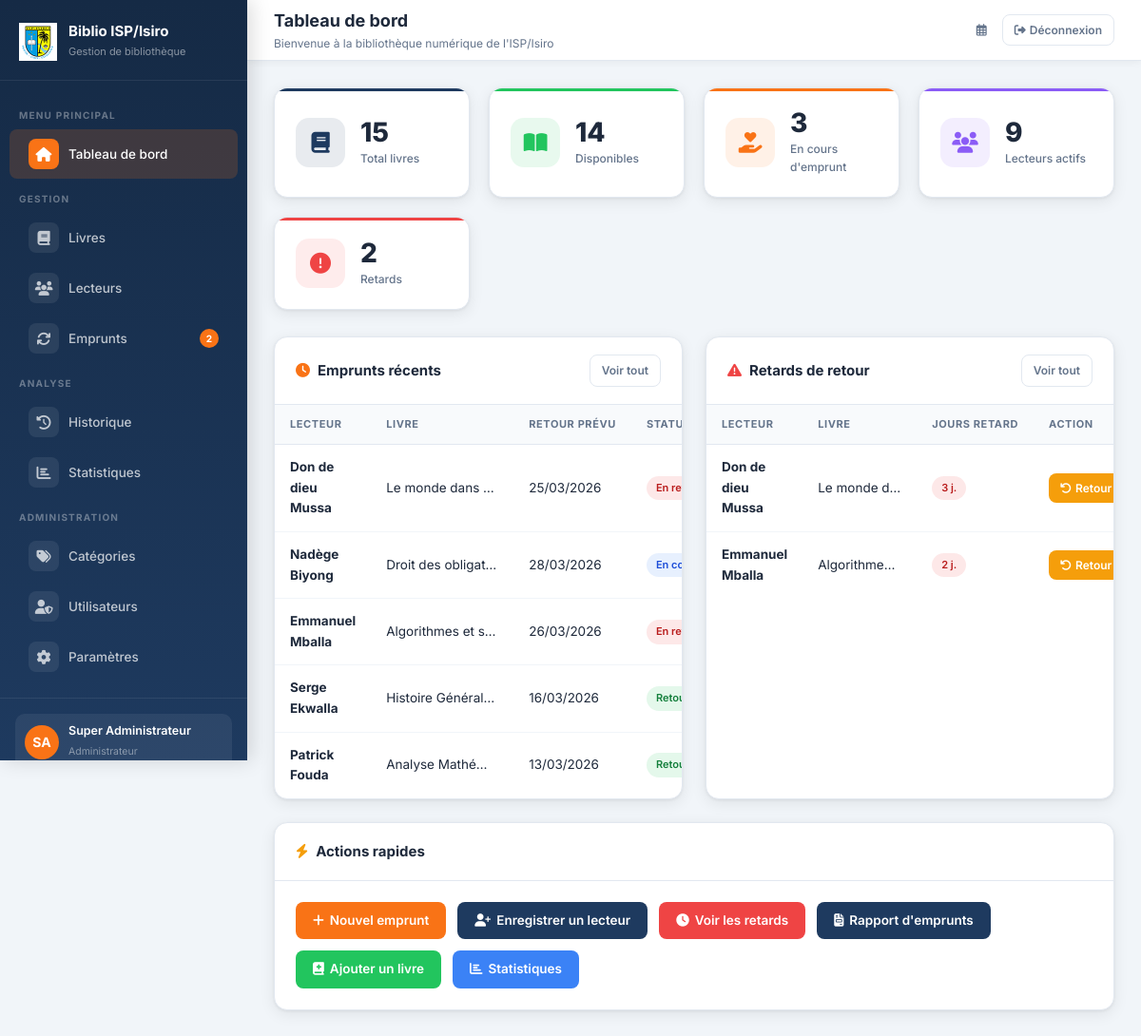
Page /tableau-de-bord/ (signed in) on the committed database.
### bibliotheque/models.py (models this page shows, shortened)
class Utilisateur(AbstractUser):
    ROLE_CHOICES = [
        ('admin', 'Administrateur'),
        ('gestionnaire', 'Gestionnaire'),
    ]
    role = models.CharField(max_length=20, choices=ROLE_CHOICES, default='gestionnaire')
    telephone = models.CharField(max_length=20, blank=True)
    def est_admin(self):
        return self.role == 'admin'
    class Meta:
        verbose_name = 'Utilisateur'
        verbose_name_plural = 'Utilisateurs'

class Emprunt(models.Model):
    STATUT_CHOICES = [
        ('en_cours', 'En cours'),
        ('retourne', 'Retourné'),
        ('en_retard', 'En retard'),
    ]
    lecteur = models.ForeignKey(Lecteur, on_delete=models.CASCADE, related_name='emprunts')
    livre = models.ForeignKey(Livre, on_delete=models.CASCADE, related_name='emprunts')
    date_emprunt = models.DateField(default=timezone.now)
    date_retour_prevue = models.DateField()
    date_retour_effective = models.DateField(null=True, blank=True)
    statut = models.CharField(max_length=20, choices=STATUT_CHOICES, default='en_cours')
    notes = models.TextField(blank=True)
    penalite = models.DecimalField(max_digits=8, decimal_places=2, default=0)
    enregistre_par = models.ForeignKey(
        Utilisateur, on_delete=models.SET_NULL, null=True, blank=True, related_name='emprunts_geres'
    )
    def jours_retard(self):
        if self.statut == 'retourne' and self.date_retour_effective:
            delta = self.date_retour_effective - self.date_retour_prevue
        else:
            from datetime import date
            delta = date.today() - self.date_retour_prevue
        return max(0, delta.days)
    class Meta:
        verbose_name = 'Emprunt'
        verbose_name_plural = 'Emprunts'
        ordering = ['-date_emprunt']

class Lecteur(models.Model):
    nom = models.CharField(max_length=100)
    prenom = models.CharField(max_length=100)
    email = models.EmailField(blank=True)
    telephone = models.CharField(max_length=20, blank=True)
    adresse = models.TextField(blank=True)
    date_inscription = models.DateField(default=timezone.now)
    actif = models.BooleanField(default=True)
    def nom_complet(self):
        return f"{self.prenom} {self.nom}"
    class Meta:
        verbose_name = 'Lecteur'
        verbose_name_plural = 'Lecteurs'
        ordering = ['nom', 'prenom']

class Livre(models.Model):
    titre = models.CharField(max_length=200)
    auteur = models.CharField(max_length=200)
    categorie = models.ForeignKey(Categorie, on_delete=models.SET_NULL, null=True, blank=True, related_name='livres')
    isbn = models.CharField(max_length=20, blank=True)
    annee_publication = models.IntegerField(null=True, blank=True)
    editeur = models.CharField(max_length=150, blank=True)
    quantite_totale = models.PositiveIntegerField(default=1)
    quantite_disponible = models.PositiveIntegerField(default=1)
    description = models.TextField(blank=True)
    date_ajout = models.DateTimeField(auto_now_add=True)
    class Meta:
        verbose_name = 'Livre'
        verbose_name_plural = 'Livres'
        ordering = ['titre']

### bibliotheque/views.py (the view)
# urls.py: path('tableau-de-bord/', views.tableau_bord, name='tableau_bord'),
@gestionnaire_ou_admin_required
def tableau_bord(request):
    mettre_a_jour_retards()
    total_livres = Livre.objects.count()
    livres_disponibles = Livre.objects.filter(quantite_disponible__gt=0).count()
    livres_empruntes = Emprunt.objects.filter(statut__in=['en_cours', 'en_retard']).count()
    total_lecteurs = Lecteur.objects.filter(actif=True).count()
    total_retards = Emprunt.objects.filter(statut='en_retard').count()
    emprunts_recents = Emprunt.objects.select_related('lecteur', 'livre').order_by('-date_emprunt')[:5]
    retards = Emprunt.objects.select_related('lecteur', 'livre').filter(statut='en_retard').order_by('date_retour_prevue')[:5]
    context = {
        'total_livres': total_livres,
        'livres_disponibles': livres_disponibles,
        'livres_empruntes': livres_empruntes,
        'total_lecteurs': total_lecteurs,
        'total_retards': total_retards,
        'emprunts_recents': emprunts_recents,
        'retards': retards,
    }
    return render(request, 'bibliotheque/dashboard.html', context)

### bibliotheque/views.py (called while the page is built)
def mettre_a_jour_retards():
    today = date.today()
    Emprunt.objects.filter(
        statut='en_cours',
        date_retour_prevue__lt=today
    ).update(statut='en_retard')

### bibliotheque/templates/bibliotheque/dashboard.html (shortened to what this page needs)
{% extends 'bibliotheque/base.html' %}
{% block page_title %}Tableau de bord{% endblock %}
{% block page_subtitle %}Bienvenue à la bibliothèque numérique de l'ISP/Isiro{% endblock %}
{% block content %}
<div class="stat-grid">
  <div class="stat-card blue">
    <div class="stat-icon blue"><i class="fas fa-book"></i></div>
    <div class="stat-info">
      <div class="stat-value">{{ total_livres }}</div>
      <div class="stat-label">Total livres</div>
    </div>
  </div>
  <div class="stat-card green">
    <div class="stat-icon green"><i class="fas fa-book-open"></i></div>
    <div class="stat-info">
      <div class="stat-value">{{ livres_disponibles }}</div>
      <div class="stat-label">Disponibles</div>
    </div>
  </div>
  <div class="stat-card orange">
    <div class="stat-icon orange"><i class="fas fa-hand-holding-heart"></i></div>
    <div class="stat-info">
      <div class="stat-value">{{ livres_empruntes }}</div>
      <div class="stat-label">En cours d'emprunt</div>
    </div>
  </div>
  <div class="stat-card purple">
    <div class="stat-icon purple"><i class="fas fa-users"></i></div>
    <div class="stat-info">
      <div class="stat-value">{{ total_lecteurs }}</div>
      <div class="stat-label">Lecteurs actifs</div>
    </div>
  </div>
  {% if total_retards > 0 %}
  <div class="stat-card red">
    <div class="stat-icon red"><i class="fas fa-exclamation-circle"></i></div>
    <div class="stat-info">
      <div class="stat-value">{{ total_retards }}</div>
      <div class="stat-label">Retards</div>
    </div>
  </div>
  {% endif %}
</div>
<div style="display:grid;grid-template-columns:1fr 1fr;gap:24px;">
  <div class="card">
    <div class="card-header">
      <span class="card-title"><i class="fas fa-clock" style="color:var(--accent)"></i> Emprunts récents</span>
      <a href="{% url 'bibliotheque:liste_emprunts' %}" class="btn btn-outline btn-sm">Voir tout</a>
    </div>
    <div class="table-wrapper">
      <table>
        <thead>
          <tr>
            <th>Lecteur</th>
            <th>Livre</th>
            <th>Retour prévu</th>
            <th>Statut</th>
          </tr>
        </thead>
        <tbody>
          {% for emprunt in emprunts_recents %}
          <tr>
            <td><strong>{{ emprunt.lecteur.nom_complet }}</strong></td>
            <td style="max-width:150px;overflow:hidden;text-overflow:ellipsis;white-space:nowrap">{{ emprunt.livre.titre }}</td>
            <td>{{ emprunt.date_retour_prevue|date:"d/m/Y" }}</td>
            <td>
              {% if emprunt.statut == 'en_cours' %}<span class="badge badge-info">En cours</span>
              {% elif emprunt.statut == 'retourne' %}<span class="badge badge-success">Retourné</span>
              {% elif emprunt.statut == 'en_retard' %}<span class="badge badge-danger">En retard</span>{% endif %}
            </td>
          </tr>
          {% empty %}
          <tr><td colspan="4" style="text-align:center;color:var(--text-muted);padding:24px">Aucun emprunt récent.</td></tr>
          {% endfor %}
        </tbody>
      </table>
    </div>
  </div>
  <div class="card">
    <div class="card-header">
      <span class="card-title"><i class="fas fa-exclamation-triangle" style="color:var(--danger)"></i> Retards de retour</span>
      <a href="{% url 'bibliotheque:liste_emprunts' %}?statut=en_retard" class="btn btn-outline btn-sm">Voir tout</a>
    </div>
    <div class="table-wrapper">
      <table>
        <thead>
          <tr>
            <th>Lecteur</th>
            <th>Livre</th>
            <th>Jours retard</th>
            <th>Action</th>
          </tr>
        </thead>
        <tbody>
          {% for emprunt in retards %}
          <tr>
            <td><strong>{{ emprunt.lecteur.nom_complet }}</strong></td>
            <td style="max-width:120px;overflow:hidden;text-overflow:ellipsis;white-space:nowrap">{{ emprunt.livre.titre }}</td>
            <td><span class="badge badge-danger">{{ emprunt.jours_retard }} j.</span></td>
            <td>
              <a href="{% url 'bibliotheque:retour_livre' emprunt.pk %}" class="btn btn-warning btn-sm">
                <i class="fas fa-undo"></i> Retour
              </a>
            </td>
          </tr>
          {% empty %}
          <tr><td colspan="4" style="text-align:center;color:var(--text-muted);padding:24px"><i class="fas fa-check-circle" style="color:var(--success)"></i> Aucun retard !</td></tr>
          {% endfor %}
        </tbody>
      </table>
    </div>
  </div>
</div>
<div class="card" style="margin-top:24px;">
  <div class="card-header">
    <span class="card-title"><i class="fas fa-bolt" style="color:var(--warning)"></i> Actions rapides</span>
  </div>
  <div class="card-body" style="display:flex;gap:12px;flex-wrap:wrap;">
    <a href="{% url 'bibliotheque:nouvel_emprunt' %}" class="btn btn-accent">
      <i class="fas fa-plus"></i> Nouvel emprunt
    </a>
    <a href="{% url 'bibliotheque:ajouter_lecteur' %}" class="btn btn-primary">
      <i class="fas fa-user-plus"></i> Enregistrer un lecteur
    </a>
    <a href="{% url 'bibliotheque:liste_emprunts' %}?statut=en_retard" class="btn btn-danger">
      <i class="fas fa-clock"></i> Voir les retards
    </a>
    <a href="{% url 'bibliotheque:rapport_emprunts' %}" class="btn btn-primary">
      <i class="fas fa-file-invoice"></i> Rapport d'emprunts
    </a>
    {% if request.user.est_admin %}
    <a href="{% url 'bibliotheque:ajouter_livre' %}" class="btn btn-success">
      <i class="fas fa-book-medical"></i> Ajouter un livre
    </a>
    <a href="{% url 'bibliotheque:statistiques' %}" class="btn btn-info">
      <i class="fas fa-chart-bar"></i> Statistiques
    </a>
    {% endif %}
  </div>
</div>
{% endblock %}

### bibliotheque/templates/bibliotheque/base.html (shortened to what this page needs)
{% load static %}
<!DOCTYPE html>
<html lang="fr">
<head>
  <link rel="stylesheet" href="{% static 'bibliotheque/css/style.css' %}"/>
  <link rel="stylesheet" href="https://cdnjs.cloudflare.com/ajax/libs/font-awesome/6.5.0/css/all.min.css"/>
</head>
<body>
<aside class="sidebar" id="sidebar">
  <div class="sidebar-brand">
    <div class="brand-icon">
      <img src="{% static 'bibliotheque/img/logo_isp.png' %}" alt="ISP" style="max-width: 40px; height: auto;">
    </div>
    <div class="brand-text">
      <h2>Biblio ISP/Isiro</h2>
      <small>Gestion de bibliothèque</small>
    </div>
  </div>
  <ul class="sidebar-nav">
    <li class="nav-section-label">MENU PRINCIPAL</li>
    <li>
      <a href="{% url 'bibliotheque:tableau_bord' %}" {% if request.resolver_match.url_name == 'tableau_bord' %}class="active"{% endif %}>
        <span class="nav-icon"><i class="fas fa-home"></i></span> Tableau de bord
      </a>
    </li>
    <li class="nav-section-label">GESTION</li>
    <li>
      <a href="{% url 'bibliotheque:liste_livres' %}" {% if 'livre' in request.resolver_match.url_name %}class="active"{% endif %}>
        <span class="nav-icon"><i class="fas fa-book"></i></span> Livres
      </a>
    </li>
    <li>
      <a href="{% url 'bibliotheque:liste_lecteurs' %}" {% if 'lecteur' in request.resolver_match.url_name %}class="active"{% endif %}>
        <span class="nav-icon"><i class="fas fa-users"></i></span> Lecteurs
      </a>
    </li>
    <li>
      <a href="{% url 'bibliotheque:liste_emprunts' %}" {% if 'emprunt' in request.resolver_match.url_name or request.resolver_match.url_name == 'retour_livre' %}class="active"{% endif %}>
        <span class="nav-icon"><i class="fas fa-sync"></i></span> Emprunts
        {% if total_retards and total_retards > 0 %}
          <span class="nav-badge">{{ total_retards }}</span>
        {% endif %}
      </a>
    </li>
    <li class="nav-section-label">ANALYSE</li>
    <li>
      <a href="{% url 'bibliotheque:historique' %}" {% if request.resolver_match.url_name == 'historique' %}class="active"{% endif %}>
        <span class="nav-icon"><i class="fas fa-history"></i></span> Historique
      </a>
    </li>
    <li>
      <a href="{% url 'bibliotheque:statistiques' %}" {% if request.resolver_match.url_name == 'statistiques' %}class="active"{% endif %}>
        <span class="nav-icon"><i class="fas fa-chart-bar"></i></span> Statistiques
      </a>
    </li>
    {% if request.user.est_admin %}
    <li class="nav-section-label">ADMINISTRATION</li>
    <li>
      <a href="{% url 'bibliotheque:liste_categories' %}" {% if 'categorie' in request.resolver_match.url_name %}class="active"{% endif %}>
        <span class="nav-icon"><i class="fas fa-tags"></i></span> Catégories
      </a>
    </li>
    <li>
      <a href="{% url 'bibliotheque:liste_gestionnaires' %}" {% if 'gestionnaire' in request.resolver_match.url_name %}class="active"{% endif %}>
        <span class="nav-icon"><i class="fas fa-user-shield"></i></span> Utilisateurs
      </a>
    </li>
    <li>
      <a href="{% url 'bibliotheque:parametres' %}" {% if request.resolver_match.url_name == 'parametres' %}class="active"{% endif %}>
        <span class="nav-icon"><i class="fas fa-cog"></i></span> Paramètres
      </a>
    </li>
    {% endif %}
  </ul>
  <div class="sidebar-footer">
    <div class="sidebar-user">
      <div class="user-avatar">{{ request.user.first_name|first|upper }}{{ request.user.last_name|first|upper }}</div>
      <div class="user-info">
        <p>{{ request.user.get_full_name|default:request.user.username }}</p>
        <small>{{ request.user.get_role_display }}</small>
      </div>
    </div>
  </div>
</aside>
<div class="main-wrapper">
  <header class="topbar">
    <div class="topbar-left">
      <div>
        <div class="topbar-title">{% block page_title %}Dashboard{% endblock %}</div>
        <div class="topbar-subtitle">{% block page_subtitle %}{% endblock %}</div>
      </div>
    </div>
    <div class="topbar-right">
      <span class="topbar-date"><i class="far fa-calendar-alt"></i> {{ today|date:"d M Y" }}</span>
      <a href="{% url 'bibliotheque:deconnexion' %}" class="btn btn-outline btn-sm">
        <i class="fas fa-sign-out-alt"></i> Déconnexion
      </a>
    </div>
  </header>
  <main class="content">
    {% block content %}{% endblock %}
  </main>
</div>
</body>
</html>

### rows in the picture
Utilisateur: user.first_name|first "S", user.last_name|first "A", user.get_full_name "Super Administrateur", user.role "Administrateur"
Emprunt: lecteur.nom_complet "Don de dieu Mussa", livre.titre "Le monde dans…", date_retour_prevue "25/03/2026", shows "En…", livre.titre "Le monde d…", jours_retard "3"
Emprunt: lecteur.nom_complet "Nadège Biyong", livre.titre "Droit des obligat…", date_retour_prevue "28/03/2026", statut "En…"
Emprunt: lecteur.nom_complet "Emmanuel Mballa", livre.titre "Algorithmes et s…", date_retour_prevue "26/03/2026", shows "En…", livre.titre "Algorithme…", jours_retard "2"
Emprunt: lecteur.nom_complet "Serge Ekwalla", livre.titre "Histoire Général…", date_retour_prevue "16/03/2026", statut "Retourné"
Emprunt: lecteur.nom_complet "Patrick Fouda", livre.titre "Analyse Mathé…", date_retour_prevue "13/03/2026", statut "Retourné"

### other values in the picture
{{ total_retards }} "2"
{{ total_livres }} "15"
{{ livres_disponibles }} "14"
{{ livres_empruntes }} "3"
{{ total_lecteurs }} "9"
